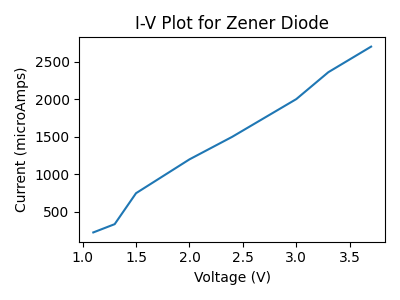

Reproduce this figure in Python.
# Ryan Schlimme
# 24 September 2023

import numpy as np
from matplotlib import pyplot as plt

V = [1.1, 1.3, 1.5, 2.0, 2.4, 3.0, 3.3, 3.7]
I = [228, 338, 750, 1200 ,1500 ,2002, 2360, 2700]

plt.figure(figsize = (4,3))
plt.plot(V, I)
plt.xlabel("Voltage (V)")
plt.ylabel("Current (microAmps)")
plt.title("I-V Plot for Zener Diode")
plt.savefig("ZenerIV.png")